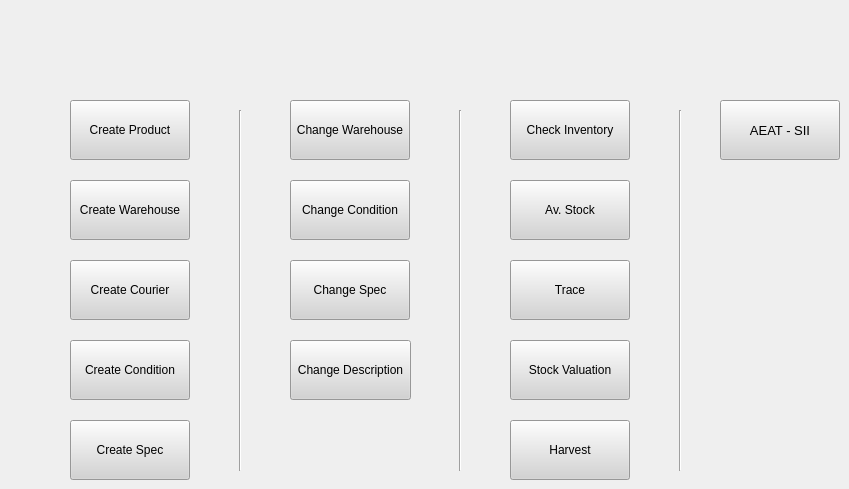
    <widget class="QWidget" name="tools_tab">
     <attribute name="icon">
      <iconset resource="../app/icons.qrc">
       <normaloff>:/tools</normaloff>:/tools</iconset>
     </attribute>
     <attribute name="title">
      <string>Tools</string>
     </attribute>
     <attribute name="toolTip">
      <string>Tools like grading, Changing warehouse, traceability, rebu, importing, etc</string>
     </attribute>
     <widget class="QPushButton" name="tools_create_product">
      <property name="geometry">
       <rect>
        <x>70</x>
        <y>100</y>
        <width>120</width>
        <height>60</height>
       </rect>
      </property>
      <property name="minimumSize">
       <size>
        <width>120</width>
        <height>60</height>
       </size>
      </property>
      <property name="maximumSize">
       <size>
        <width>120</width>
        <height>60</height>
       </size>
      </property>
      <property name="styleSheet">
       <string notr="true">background:lightgray; </string>
      </property>
      <property name="text">
       <string>Create Product</string>
      </property>
     </widget>
     <widget class="QPushButton" name="tools_check_inventory">
      <property name="geometry">
       <rect>
        <x>510</x>
        <y>100</y>
        <width>120</width>
        <height>60</height>
       </rect>
      </property>
      <property name="layoutDirection">
       <enum>Qt::LeftToRight</enum>
      </property>
      <property name="styleSheet">
       <string notr="true">background:lightgray; </string>
      </property>
      <property name="text">
       <string>Check Inventory</string>
      </property>
     </widget>
     <widget class="QPushButton" name="tools_change_warehouse">
      <property name="geometry">
       <rect>
        <x>290</x>
        <y>100</y>
        <width>120</width>
        <height>60</height>
       </rect>
      </property>
      <property name="styleSheet">
       <string notr="true">background:lightgray; </string>
      </property>
      <property name="text">
       <string>Change Warehouse</string>
      </property>
     </widget>
     <widget class="QPushButton" name="tools_change_condition">
      <property name="geometry">
       <rect>
        <x>290</x>
        <y>180</y>
        <width>120</width>
        <height>60</height>
       </rect>
      </property>
      <property name="styleSheet">
       <string notr="true">background:lightgray; </string>
      </property>
      <property name="text">
       <string>Change Condition</string>
      </property>
     </widget>
     <widget class="QPushButton" name="tools_change_spec">
      <property name="geometry">
       <rect>
        <x>290</x>
        <y>260</y>
        <width>120</width>
        <height>60</height>
       </rect>
      </property>
      <property name="styleSheet">
       <string notr="true">background:lightgray; </string>
      </property>
      <property name="text">
       <string>Change Spec</string>
      </property>
     </widget>
     <widget class="QPushButton" name="tools_create_warehouse">
      <property name="geometry">
       <rect>
        <x>70</x>
        <y>180</y>
        <width>120</width>
        <height>60</height>
       </rect>
      </property>
      <property name="minimumSize">
       <size>
        <width>120</width>
        <height>60</height>
       </size>
      </property>
      <property name="maximumSize">
       <size>
        <width>120</width>
        <height>60</height>
       </size>
      </property>
      <property name="styleSheet">
       <string notr="true">background:lightgray; </string>
      </property>
      <property name="text">
       <string>Create Warehouse</string>
      </property>
     </widget>
     <widget class="QPushButton" name="tools_create_spec">
      <property name="geometry">
       <rect>
        <x>70</x>
        <y>420</y>
        <width>120</width>
        <height>60</height>
       </rect>
      </property>
      <property name="minimumSize">
       <size>
        <width>120</width>
        <height>60</height>
       </size>
      </property>
      <property name="maximumSize">
       <size>
        <width>120</width>
        <height>60</height>
       </size>
      </property>
      <property name="styleSheet">
       <string notr="true">background:lightgray; </string>
      </property>
      <property name="text">
       <string>Create Spec</string>
      </property>
     </widget>
     <widget class="QPushButton" name="tools_create_condition">
      <property name="geometry">
       <rect>
        <x>70</x>
        <y>340</y>
        <width>120</width>
        <height>60</height>
       </rect>
      </property>
      <property name="minimumSize">
       <size>
        <width>120</width>
        <height>60</height>
       </size>
      </property>
      <property name="maximumSize">
       <size>
        <width>120</width>
        <height>60</height>
       </size>
      </property>
      <property name="styleSheet">
       <string notr="true">background:lightgray; </string>
      </property>
      <property name="text">
       <string>Create Condition</string>
      </property>
     </widget>
     <widget class="QPushButton" name="tools_create_courier">
      <property name="geometry">
       <rect>
        <x>70</x>
        <y>260</y>
        <width>120</width>
        <height>60</height>
       </rect>
      </property>
      <property name="minimumSize">
       <size>
        <width>120</width>
        <height>60</height>
       </size>
      </property>
      <property name="maximumSize">
       <size>
        <width>120</width>
        <height>60</height>
       </size>
      </property>
      <property name="styleSheet">
       <string notr="true">background:lightgray; </string>
      </property>
      <property name="text">
       <string>Create Courier</string>
      </property>
     </widget>
     <widget class="Line" name="line_11">
      <property name="geometry">
       <rect>
        <x>230</x>
        <y>110</y>
        <width>20</width>
        <height>361</height>
       </rect>
      </property>
      <property name="orientation">
       <enum>Qt::Vertical</enum>
      </property>
     </widget>
     <widget class="Line" name="line_12">
      <property name="geometry">
       <rect>
        <x>450</x>
        <y>110</y>
        <width>20</width>
        <height>361</height>
       </rect>
      </property>
      <property name="orientation">
       <enum>Qt::Vertical</enum>
      </property>
     </widget>
     <widget class="QPushButton" name="tools_available_stock">
      <property name="geometry">
       <rect>
        <x>510</x>
        <y>180</y>
        <width>120</width>
        <height>60</height>
       </rect>
      </property>
      <property name="layoutDirection">
       <enum>Qt::LeftToRight</enum>
      </property>
      <property name="styleSheet">
       <string notr="true">background:lightgray; </string>
      </property>
      <property name="text">
       <string>Av. Stock</string>
      </property>
     </widget>
     <widget class="Line" name="line_13">
      <property name="geometry">
       <rect>
        <x>670</x>
        <y>110</y>
        <width>20</width>
        <height>361</height>
       </rect>
      </property>
      <property name="orientation">
       <enum>Qt::Vertical</enum>
      </property>
     </widget>
     <widget class="QToolButton" name="tools_sii">
      <property name="geometry">
       <rect>
        <x>720</x>
        <y>100</y>
        <width>120</width>
        <height>60</height>
       </rect>
      </property>
      <property name="font">
       <font>
        <family>MS Shell Dlg 2</family>
        <pointsize>10</pointsize>
        <weight>50</weight>
        <italic>false</italic>
        <bold>false</bold>
       </font>
      </property>
      <property name="styleSheet">
       <string notr="true">background:lightgray; </string>
      </property>
      <property name="text">
       <string>AEAT - SII</string>
      </property>
      <property name="icon">
       <iconset resource="../app/icons.qrc">
        <normaloff>:/sii</normaloff>:/sii</iconset>
      </property>
      <property name="iconSize">
       <size>
        <width>50</width>
        <height>50</height>
       </size>
      </property>
      <property name="toolButtonStyle">
       <enum>Qt::ToolButtonTextUnderIcon</enum>
      </property>
     </widget>
     <widget class="QPushButton" name="tools_trace">
      <property name="geometry">
       <rect>
        <x>510</x>
        <y>260</y>
        <width>120</width>
        <height>60</height>
       </rect>
      </property>
      <property name="layoutDirection">
       <enum>Qt::LeftToRight</enum>
      </property>
      <property name="styleSheet">
       <string notr="true">background:lightgray; </string>
      </property>
      <property name="text">
       <string>Trace</string>
      </property>
     </widget>
     <widget class="QPushButton" name="tools_stock_valuation">
      <property name="geometry">
       <rect>
        <x>510</x>
        <y>340</y>
        <width>120</width>
        <height>60</height>
       </rect>
      </property>
      <property name="layoutDirection">
       <enum>Qt::LeftToRight</enum>
      </property>
      <property name="styleSheet">
       <string notr="true">background:lightgray; </string>
      </property>
      <property name="text">
       <string>Stock Valuation</string>
      </property>
     </widget>
     <widget class="QPushButton" name="tools_harvest">
      <property name="geometry">
       <rect>
        <x>510</x>
        <y>420</y>
        <width>120</width>
        <height>60</height>
       </rect>
      </property>
      <property name="layoutDirection">
       <enum>Qt::LeftToRight</enum>
      </property>
      <property name="styleSheet">
       <string notr="true">background:lightgray; </string>
      </property>
      <property name="text">
       <string>Harvest</string>
      </property>
     </widget>
     <widget class="QPushButton" name="tools_change_description">
      <property name="geometry">
       <rect>
        <x>290</x>
        <y>340</y>
        <width>121</width>
        <height>60</height>
       </rect>
      </property>
      <property name="styleSheet">
       <string notr="true">background:lightgray; </string>
      </property>
      <property name="text">
       <string>Change Description</string>
      </property>
     </widget>
    </widget>
